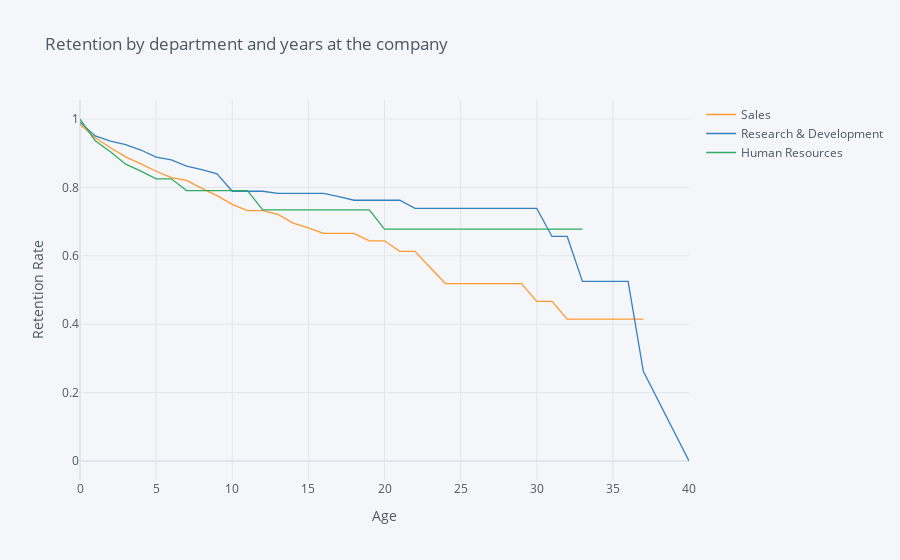

The cell this chart's notebook holds for it:
### Markdown cell above
## 7. Let's investigate whether the department the employee works in has an impact on how long they stay with the company. Generate and plot survival curves showing retention by department and years the employee has worked at the company.

### Code cell
rates = survival(data, 'Department', 'YearsAtCompany', 'Attrition')
rates.iplot(kind='line', yTitle='Retention Rate',xTitle='Age',
            title='Retention by department and years at the company')

### Figure 1 — Plotly figure (JSON) as saved in the notebook; plotly's stock layout.template omitted (floating-point values rounded to 4 significant figures)
{"data": [{"line": {"color": "rgba(255, 153, 51, 1.0)", "dash": "solid", "shape": "linear", "width": 1.3}, "mode": "lines", "name": "Sales", "text": "", "type": "scatter", "x": [0, 1, 2, 3, 4, 5, 6, 7, 8, 9, 10, 11, 12, 13, 14, 15, 16, 17, 18, 19, 20, 21, 22, 23, 24, 25, 26, 27, 29, 30, 31, 32, 33, 34, 36, 37, 40], "y": [0.9843, 0.9453, 0.9158, 0.8891, 0.8689, 0.8473, 0.8285, 0.8205, 0.7971, 0.7759, 0.7502, 0.7319, 0.7319, 0.7209, 0.6956, 0.6819, 0.6653, 0.6653, 0.6653, 0.6438, 0.6438, 0.6132, 0.6132, 0.566, 0.5188, 0.5188, 0.5188, 0.5188, 0.5188, 0.467, 0.467, 0.4151, 0.4151, 0.4151, 0.4151, 0.4151, ""]}, {"line": {"color": "rgba(55, 128, 191, 1.0)", "dash": "solid", "shape": "linear", "width": 1.3}, "mode": "lines", "name": "Research & Development", "text": "", "type": "scatter", "x": [0, 1, 2, 3, 4, 5, 6, 7, 8, 9, 10, 11, 12, 13, 14, 15, 16, 17, 18, 19, 20, 21, 22, 23, 24, 25, 26, 27, 29, 30, 31, 32, 33, 34, 36, 37, 40], "y": [0.9906, 0.9503, 0.9351, 0.9249, 0.9093, 0.8886, 0.8805, 0.8624, 0.852, 0.8399, 0.7887, 0.7887, 0.7887, 0.7825, 0.7825, 0.7825, 0.7825, 0.7729, 0.7624, 0.7624, 0.7624, 0.7624, 0.7386, 0.7386, 0.7386, 0.7386, 0.7386, 0.7386, 0.7386, 0.7386, 0.6565, 0.6565, 0.5252, 0.5252, 0.5252, 0.2626, 0]}, {"line": {"color": "rgba(50, 171, 96, 1.0)", "dash": "solid", "shape": "linear", "width": 1.3}, "mode": "lines", "name": "Human Resources", "text": "", "type": "scatter", "x": [0, 1, 2, 3, 4, 5, 6, 7, 8, 9, 10, 11, 12, 13, 14, 15, 16, 17, 18, 19, 20, 21, 22, 23, 24, 25, 26, 27, 29, 30, 31, 32, 33, 34, 36, 37, 40], "y": [1, 0.9365, 0.9042, 0.868, 0.8474, 0.8251, 0.8251, 0.7907, 0.7907, 0.7907, 0.7907, 0.7907, 0.7342, 0.7342, 0.7342, 0.7342, 0.7342, 0.7342, 0.7342, 0.7342, 0.6777, 0.6777, 0.6777, 0.6777, 0.6777, 0.6777, 0.6777, 0.6777, 0.6777, 0.6777, 0.6777, 0.6777, 0.6777, "", "", "", ""]}], "layout": {"legend": {"bgcolor": "#F5F6F9", "font": {"color": "#4D5663"}}, "paper_bgcolor": "#F5F6F9", "plot_bgcolor": "#F5F6F9", "title": {"font": {"color": "#4D5663"}, "text": "Retention by department and years at the company"}, "xaxis": {"gridcolor": "#E1E5ED", "showgrid": true, "tickfont": {"color": "#4D5663"}, "title": {"font": {"color": "#4D5663"}, "text": "Age"}, "zerolinecolor": "#E1E5ED"}, "yaxis": {"gridcolor": "#E1E5ED", "showgrid": true, "tickfont": {"color": "#4D5663"}, "title": {"font": {"color": "#4D5663"}, "text": "Retention Rate"}, "zerolinecolor": "#E1E5ED"}}}
